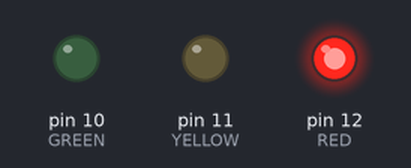
A sketch run on a simulated Arduino Uno, built with avr-gcc and run on an emulated ATmega328P. Parts: output pins drawn as LEDs (lit = HIGH).

Above: at 5.0 s.
At 16.5 s:
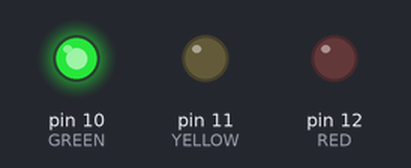
At 22.2 s:
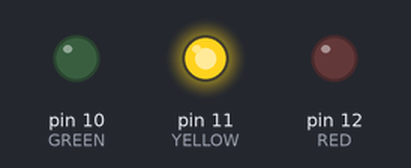
Timing chart, 0 to 29.9 s (numbered marks = the images above):
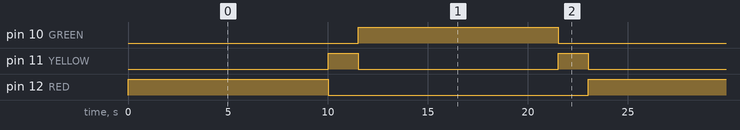

Measured:
- by itself, pin 10 (GREEN), pin 12 (RED): alternates HIGH for 10.0 s and LOW for 13.0 s
- by itself, pin 11 (YELLOW): alternates HIGH for 1.5 s and LOW for 10.0 s
- by itself, everything shown: repeats every 23.0 s, in 4 steps

The sketch:

Traffic-Lights.ino
```cpp
#define RED 12
#define GREEN 10
#define YELLOW 11
void setup() {
  // put your setup code here, to run once:
  pinMode(RED, OUTPUT);
  pinMode(GREEN, OUTPUT);
  pinMode(YELLOW, OUTPUT);
}

void loop() {
  // put your main code here, to run repeatedly:
  digitalWrite(YELLOW, LOW);
  digitalWrite(RED, HIGH);
  delay(10000);
  digitalWrite(RED, LOW);
  digitalWrite(YELLOW, HIGH);
  delay(1500);
  digitalWrite(YELLOW, LOW);
  digitalWrite(GREEN, HIGH);
  delay(10000);
  digitalWrite(GREEN, LOW);
  digitalWrite(YELLOW, HIGH);
  delay(1500);


}
```
